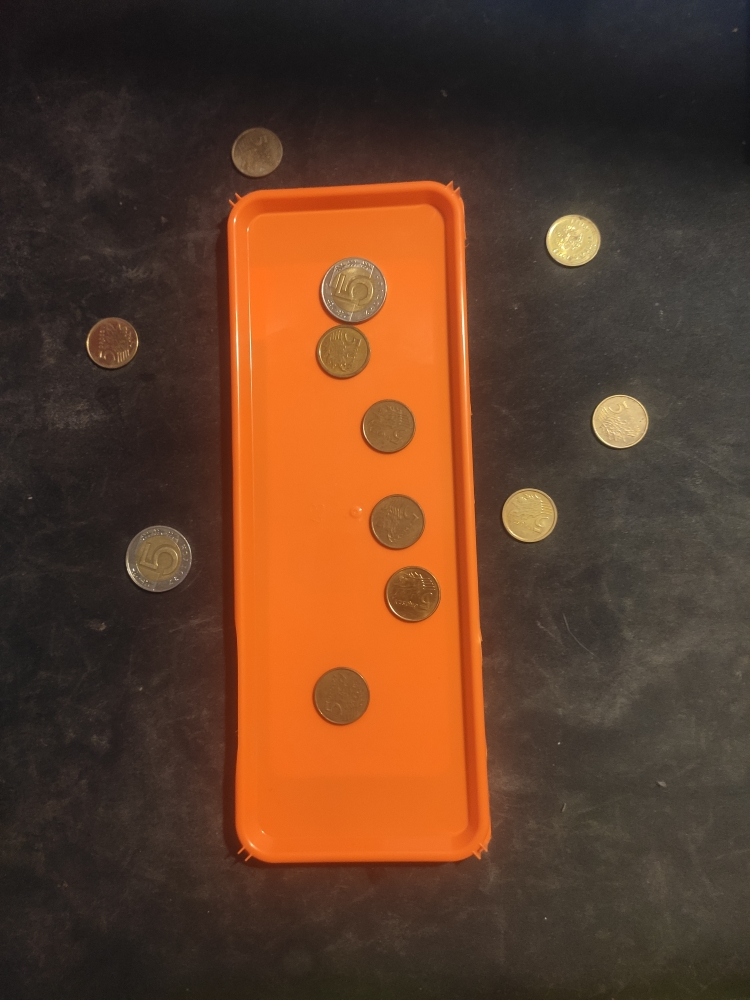
#> input picture projects/project_02/resources/tray4.jpg, 750 x 1000 px
$ jupyter execute --allow-errors task.ipynb   (older library calls are emulated)
#> lines starting #> are read from the running program, lines starting #| are printed output that depends on the picture; after the words box and inside, x2 and y2 are one past the last pixel; in counts of white or black regions, pixels touching at a corner belong together
## Project 2

Coin tray
12 points total

### Program 1

Find and draw contours over each coin in images tray[1-8.jpg].
Count (and display) how many coins are:
1. Large and inside the tray
2. Large and outside of the tray
3. Small and inside the tray
4. Small and outside of the tray

Calculate and display the area of the tray.

Figure 1: Example output of Program 1 (image tray2.jpg)
Grading
- 2 points - Finding the contour of the tray and calculating its area.
- 4 points - Use of Hough transform to find as many coins as possible∗
- 1 point - Differentiating coins inside and outside of the tray.
- 1 point - Differentiating small and large coins.
- up to 4 points - Tuning the algorithm to work correctly on all images

12 points total.

loading image from disk

[cell 1]
import cv2 as cv
import sys

import numpy as np
from matplotlib import pyplot as plt

def get_original_image():
    image = cv.imread(cv.samples.findFile("resources/tray4.jpg"))
#> image is the input picture: shape (1000, 750, 3); mean B, G, R 40.6, 61.5, 95.5

    if image is None:
        sys.exit("Could not read the image.")

    return image

original_image_with_hough_alg = get_original_image()

converted_for_display = cv.cvtColor(original_image_with_hough_alg, cv.COLOR_BGR2RGB)

plt.imshow(converted_for_display)

conversion to hsv for easier processing

[cell 2]
img = cv.cvtColor(original_image_with_hough_alg, cv.COLOR_BGR2HSV)
#> img: shape (1000, 750, 3); mean H, S, V 24.1, 100.2, 95.8
plt.imshow(img)

apply filtering mask

[cell 3]
red = np.uint8([[[255,0,0 ]]])
hsv_red = cv.cvtColor(red, cv.COLOR_BGR2HSV)
print("basic red color code in hsv, for reference " + str(hsv_red))

lower_red = np.array([50, 0, 0], np.uint8)
upper_red = np.array([230, 255, 255], np.uint8)

mask = cv.inRange(img, lower_red, upper_red)
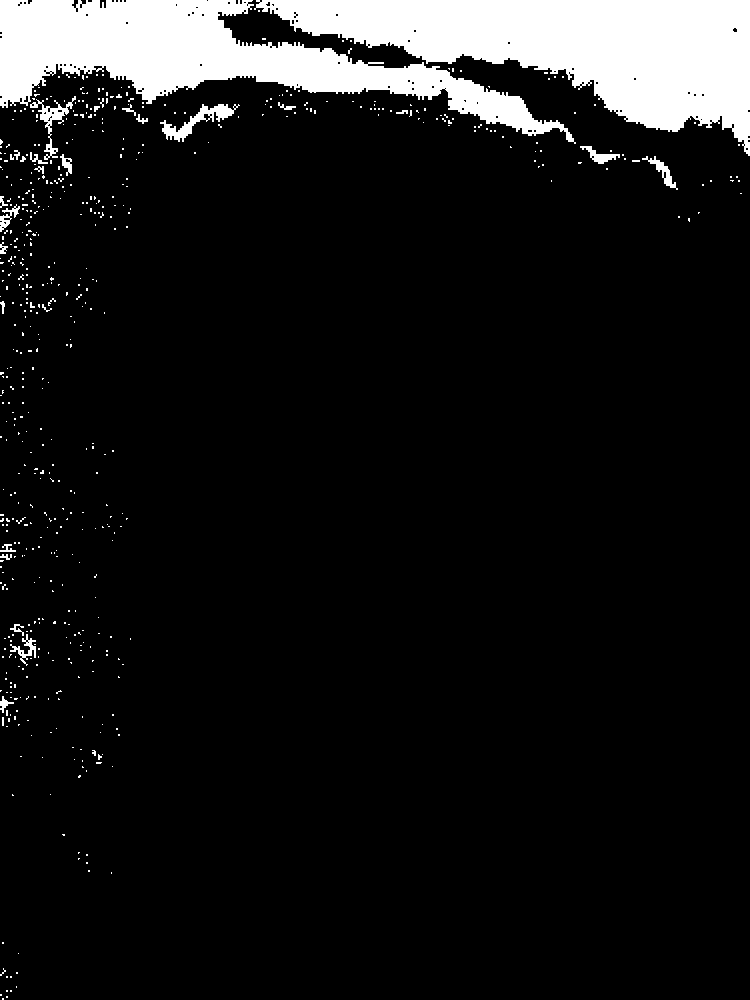
#> mask: shape (1000, 750); 9.6% white; 588 white regions (561 under 20 px), largest, box (x1, y1, x2, y2) and area: (254, 0, 750, 156) 36499, (0, 0, 576, 144) 29860, (160, 104, 240, 142) 842
mask_inv = cv.bitwise_not(mask)

img = cv.bitwise_and(img, img, mask=mask_inv)
#> img: shape (1000, 750, 3); mean H, S, V 10.4, 97.1, 92.6

plt.imshow(mask)
plt.imshow(img)

casting to gray scale and blurring

[cell 4]
img_as_bgr = cv.cvtColor(img, cv.COLOR_HSV2BGR)
img_as_grey = cv.cvtColor(img_as_bgr, cv.COLOR_BGR2GRAY)
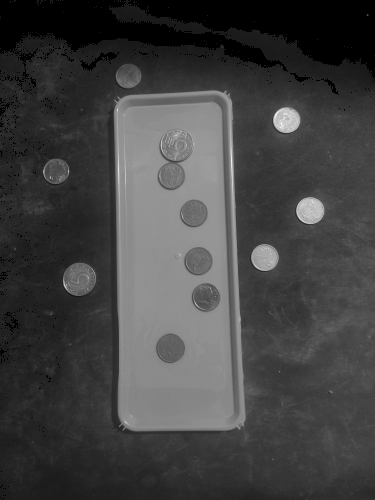
#> img_as_grey: shape (1000, 750) (shown at 1/2 size); min 0, max 252, mean 66.1
ret, img_with_threshold = cv.threshold(img_as_grey, 100, 255, 0)
#> img_with_threshold: shape (1000, 750); 21.5% white; 198 white regions (183 under 20 px), largest, box (x1, y1, x2, y2) and area: (228, 181, 492, 863) 150569, (592, 394, 649, 448) 2392, (502, 488, 558, 542) 2335

blurred_image = cv.GaussianBlur(img_with_threshold,(5,5),0)

plt.imshow(blurred_image)

find edges

[cell 5]
edges = cv.Canny(blurred_image,20,255)
#> edges: shape (1000, 750); 1.3% white in thin lines or dots, all inside (x1, y1, x2, y2) = (28, 142, 740, 920)

kernel = np.ones((3,3),np.uint8)
dilated_edges = cv.dilate(edges,kernel,iterations = 4)
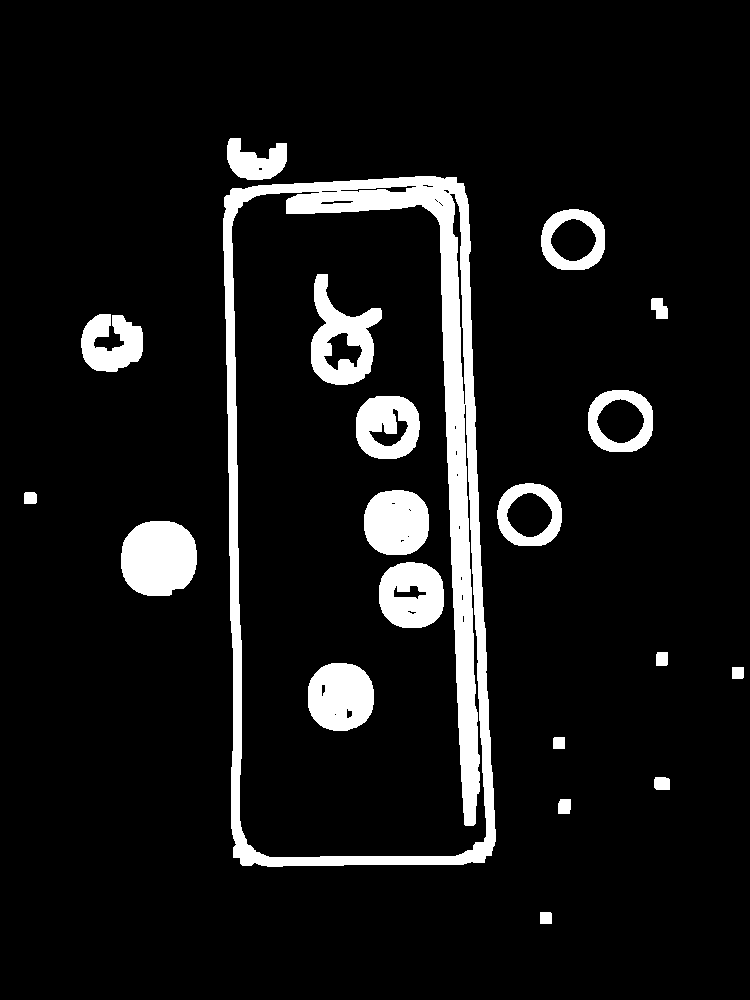
#> dilated_edges: shape (1000, 750); 8.7% white; 20 white regions
edges = dilated_edges

plt.imshow(edges)

find contours

[cell 6]
contours, hierarchy = cv.findContours(edges, cv.RETR_TREE, cv.CHAIN_APPROX_SIMPLE)
#> contours = 57 contours, 23 with area under 20; largest, box (x1, y1, x2, y2) and area: (223, 176, 496, 867) 171049, (231, 191, 487, 858) 140478, (121, 521, 197, 596) 4598, (311, 274, 382, 385) 4404, (308, 663, 374, 731) 3611
original_image_with_contours = get_original_image()
cv.drawContours(original_image_with_contours, contours, -1, (0,255,0), 3)
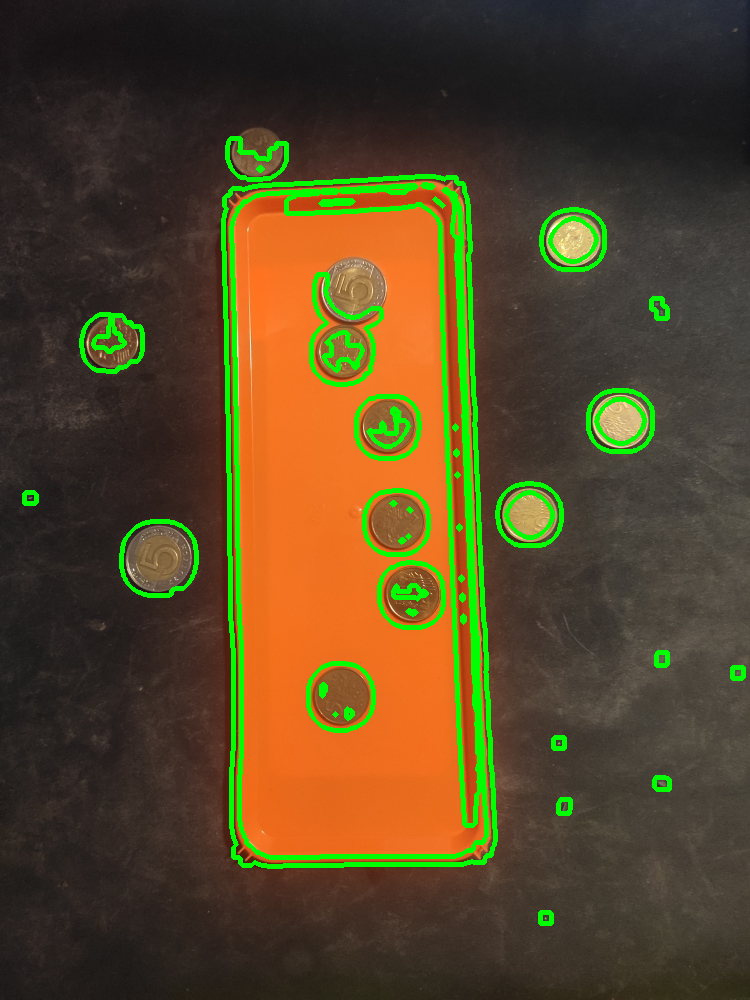
#> original_image_with_contours: shape (1000, 750, 3); 5.68% of pixels changed, all inside (x1, y1, x2, y2) = (22, 136, 746, 926)
plt.imshow(original_image_with_contours)

filter pixel-sized contours

[cell 7]
contour_areas = [cv.contourArea(cnt) for cnt in contours]
#> contour_areas = 57 values, max 171049 at index 16, min 2 at index 24, mean 6258.7

filtered_contours = []

for contour, area in zip(contours, contour_areas):
    if area > 300:
        filtered_contours.append(contour)
#> this loop made 57 passes
#> area on passes 1 to 8: 120.5, 159.5, 172.5, 120.5, 120.5, 141, 4598, 129
#> after the loop, filtered_contours = 19 contours; largest, box (x1, y1, x2, y2) and area: (223, 176, 496, 867) 171049, (231, 191, 487, 858) 140478, (121, 521, 197, 596) 4598, (311, 274, 382, 385) 4404, (308, 663, 374, 731) 3611

filtered_contours.sort(key=lambda x: cv.contourArea(x), reverse=True)
filtered_contours_areas = [cv.contourArea(cnt) for cnt in filtered_contours]
#> filtered_contours_areas = [171049, 140478.5, 4598, 4403.5, 3611, 3496, 3452, 3330.5, 3320.5, 3288.5, 3170.5, 2352, 1553.5, 1544, 1502.5, 1430.5, 788.5, 781, 558.5]
print(filtered_contours_areas)
#| [171049.0, 140478.5, 4598.0, 4403.5, 3611.0, 3496.0, 3452.0, 3330.5, 3320.5, 3288.5, 3170.5, 2352.0, 1553.5, 1544.0, 1502.5, 1430.5, 788.5, 781.0, 558.5]

label and count coins

[cell 8]
original_image_with_contours = get_original_image()

# box from 200 000 to 180 000
box_area = lambda area: 180_000 <= area <= 200_000
#> (the rest of this cell did not finish here and is left out)

find circles using Hough algorithm

[cell 9]
min_radius_of_small_nominal_coin: int = 20
max_radius_of_big_nominal_coin: int = 40


circles = cv.HoughCircles(img_with_threshold,
                          cv.HOUGH_GRADIENT,
                          1,
                          minDist=min_radius_of_small_nominal_coin * 2,
                          param1=1,
                          param2=15,
                          minRadius=min_radius_of_small_nominal_coin,
                          maxRadius=max_radius_of_big_nominal_coin)
#> circles = [[156.5, 559.5, 31.4], [396.5, 521.5, 25.2], [411.5, 594.5, 28.1], [340.5, 694.5, 27.3], [620.5, 420.5, 27.9], [386.5, 427.5, 26.4], [528.5, 515.5, 27.2], [574.5, 239.5, 26], [341.5, 350.5, 24.3], [351.5, 292.5, 33.2], [109.5, 344.5, 21.3], [259.5, 149.5, 23.9]]

circles = np.uint16(np.around(circles))
#> circles = [[156, 560, 31], [396, 522, 25], [412, 594, 28], [340, 694, 27], [620, 420, 28], [386, 428, 26], [528, 516, 27], [574, 240, 26], [342, 350, 24], [352, 292, 33], [110, 344, 21], [260, 150, 24]]
print(circles)
#| [[[156 560  31]
#|   [396 522  25]
#|   [412 594  28]
#|   [340 694  27]
#|   [620 420  28]
#|   [386 428  26]
#> (further printed lines are left out)

label circles and count them

[cell 10]
original_image_with_hough_alg = get_original_image()

margin_error: int = 11
is_small_nominal_coin = lambda circle: min_radius_of_small_nominal_coin <= circle[2] <= min_radius_of_small_nominal_coin + margin_error
is_big_nominal_coin = lambda circle: max_radius_of_big_nominal_coin - margin_error <= circle[2] <= max_radius_of_big_nominal_coin

count_of_small_nominal_coins: int = 0
count_of_big_nominal_coins: int = 0

for circle in circles[0,:]:
    if is_small_nominal_coin(circle):
        cv.circle(original_image_with_hough_alg, (circle[0], circle[1]), circle[2], (0, 255, 0), 2)
        count_of_small_nominal_coins += 1
    else:
        if is_big_nominal_coin(circle):
            cv.circle(original_image_with_hough_alg, (circle[0], circle[1]), circle[2], (255, 255, 0), 2)
            count_of_big_nominal_coins += 1
#> this loop made 12 passes
#> (circle, count_of_big_nominal_coins) on pass 10: ([352, 292, 33], 1)
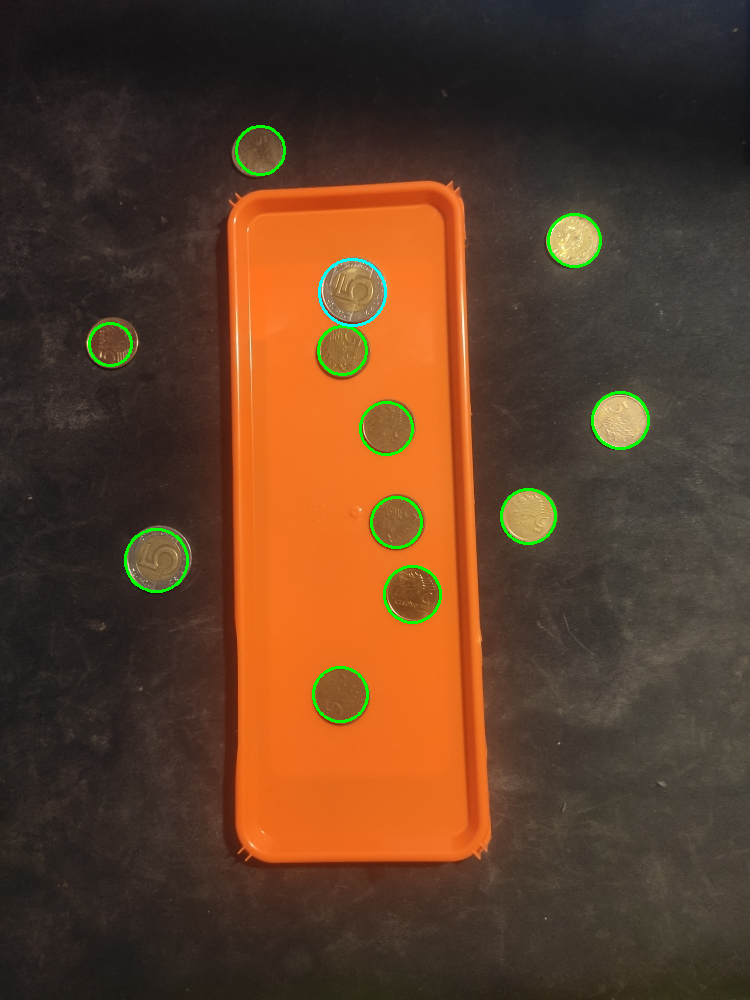
#> original_image_with_hough_alg: shape (1000, 750, 3); 0.82% of pixels changed, all inside (x1, y1, x2, y2) = (88, 125, 650, 723)
#> after the loop, count_of_big_nominal_coins = 1; count_of_small_nominal_coins = 11

draw contour of the box and count coins inside

[cell 11]
box_area = lambda area: 170_000 <= area <= 200_000
box_contour = [contour for contour in filtered_contours if box_area(cv.contourArea(contour))][0]
#> box_contour = contour of 207 points, box (x1, y1, x2, y2) (223, 176, 496, 867), area 171049
#> (the rest of this cell did not finish here and is left out)

$ run again, with projects/project_02/resources/tray1.jpg copied over projects/project_02/resources/tray4.jpg
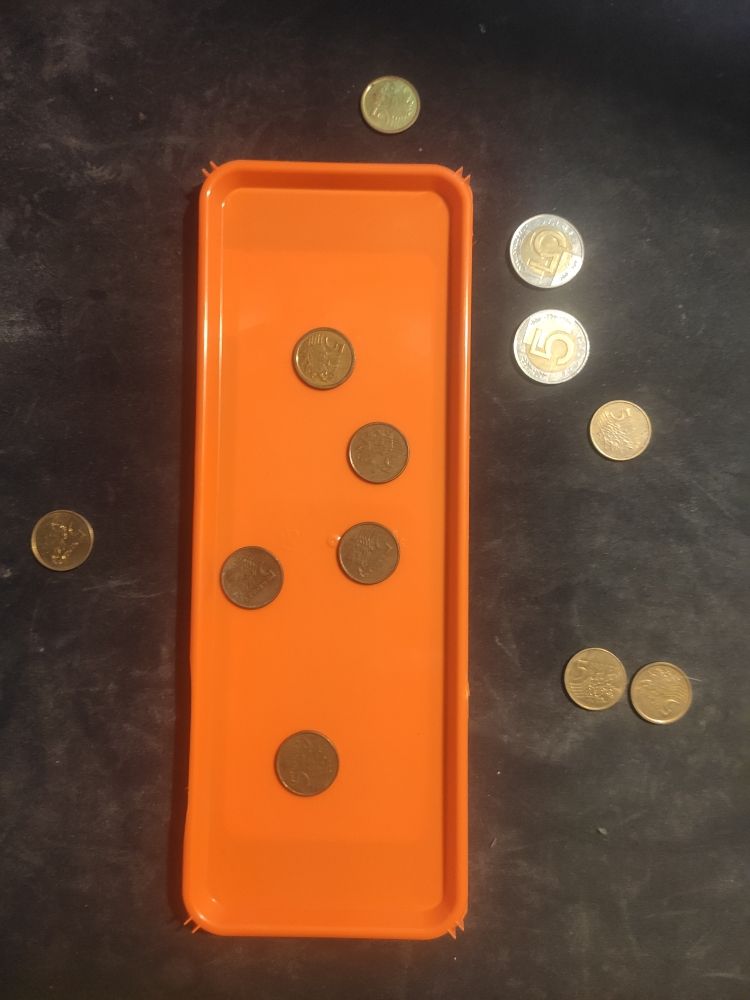
#> input picture projects/project_02/resources/tray1.jpg, 750 x 1000 px
#> in get_original_image, image is the input picture: shape (1000, 750, 3); mean B, G, R 46.1, 73.5, 117.8
#> `mask = cv.inRange(img, lower_red, upper_red)`:
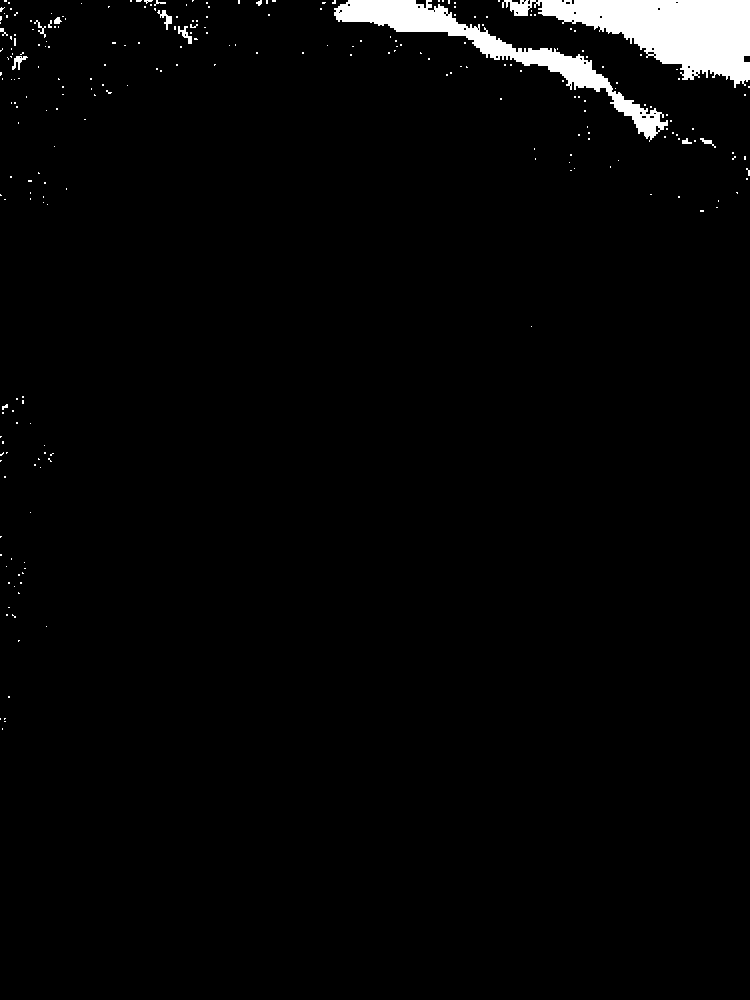
#> mask: shape (1000, 750); 2.6% white; 251 white regions (237 under 20 px), largest, box (x1, y1, x2, y2) and area: (502, 0, 750, 88) 10743, (334, 0, 668, 142) 6990, (157, 10, 172, 30) 110
#> img_with_threshold: shape (1000, 750); 29.3% white; 215 white regions (202 under 20 px), largest, box (x1, y1, x2, y2) and area: (183, 160, 474, 940) 195725, (509, 213, 602, 385) 11612, (564, 648, 629, 710) 3107
#> edges: shape (1000, 750); 1.3% white in thin lines or dots, all inside (x1, y1, x2, y2) = (31, 76, 734, 961)
#> dilated_edges: shape (1000, 750); 9.8% white; 21 white regions
#> contours = 41 contours, 4 with area under 20; largest, box (x1, y1, x2, y2) and area: (178, 155, 481, 944) 222149, (186, 163, 469, 936) 189778, (505, 203, 607, 392) 14724, (513, 217, 593, 380) 9008, (560, 643, 706, 728) 8348
#> contour_areas = 41 values, max 222149 at index 16, min 2 at index 21, mean 11983
#> the loop `for contour, area in zip(contours, contour_areas):` made 41 passes
#> area on passes 1, 2, 3, 4, 6, 7, 8, 9: 128, 120.5, 171, 201.5, 118.5, 8348, 2095, 2139
#> after the loop `for contour, area in zip(contours, contour_areas):`: filtered_contours = 23 contours; largest, box (x1, y1, x2, y2) and area: (178, 155, 481, 944) 222149, (186, 163, 469, 936) 189778, (505, 203, 607, 392) 14724, (513, 217, 593, 380) 9008, (560, 643, 706, 728) 8348
#> filtered_contours_areas = [222149, 189777.5, 14724, 9008.5, 8348, 4466, 4267.5, 4263, 4152.5, 4068.5, 3602, 3244, 2522, 2379.5, 2139, 2095, 2037, 1739, 1366, 947, 940, 782.5, 307]
#| [222149.0, 189777.5, 14724.0, 9008.5, 8348.0, 4466.0, 4267.5, 4263.0, 4152.5, 4068.5, 3602.0, 3244.0, 2522.0, 2379.5, 2139.0, 2095.0, 2037.0, 1739.0, 1366.0, 947.0, 940.0, 782.5, 307.0]
#> box_contours = 1 contour; box (x1, y1, x2, y2) and area: (186, 163, 469, 936) 189778
#> big_nominal_contours = 5 contours; box (x1, y1, x2, y2) and area: (269, 726, 343, 802) 4466, (331, 517, 404, 590) 4268, (215, 542, 287, 615) 4263, (341, 418, 413, 489) 4152, (585, 395, 657, 464) 4068
#> number_of_big_nominal_coins = 5
#> small_nominal_contours = 7 contours; box (x1, y1, x2, y2) and area: (357, 72, 424, 137) 3602, (255, 169, 415, 194) 3244, (27, 507, 98, 573) 2522, (287, 324, 358, 396) 2380, (568, 651, 623, 706) 2139, (635, 666, 690, 720) 2095, (594, 404, 649, 456) 2037
#> number_of_small_nominal_coins = 7
#> `circles = cv.HoughCircles(img_with_threshold, cv.HOUGH_GRADIENT, 1, mi..`: circles = [[305.5, 764.5, 32.1], [376.5, 452.5, 31.1], [366.5, 551.5, 30], [321.5, 358.5, 30.8], [388.5, 103.5, 27.9], [251.5, 576.5, 30.3], [660.5, 691.5, 30.1], [619.5, 427.5, 28.8], [599.5, 672.5, 38], [70.5, 537.5, 36]]
#> `circles = np.uint16(np.around(circles))`: circles = [[306, 764, 32], [376, 452, 31], [366, 552, 30], [322, 358, 31], [388, 104, 28], [252, 576, 30], [660, 692, 30], [620, 428, 29], [600, 672, 38], [70, 538, 36]]
#| [[[306 764  32]
#|   [376 452  31]
#|   [366 552  30]
#|   [322 358  31]
#|   [388 104  28]
#|   [252 576  30]
#> (further printed lines are left out)
#> the loop `for circle in circles[0,:]:` made 10 passes
#> after the loop `for circle in circles[0,:]:`: count_of_big_nominal_coins = 3; count_of_small_nominal_coins = 7
#> box_contour = contour of 332 points, box (x1, y1, x2, y2) (186, 163, 469, 936), area 189778
#> the loop `for circle in circles[0,:]:` made 10 passes
#> (printed output is left out)
#> after the loop `for circle in circles[0,:]:`:
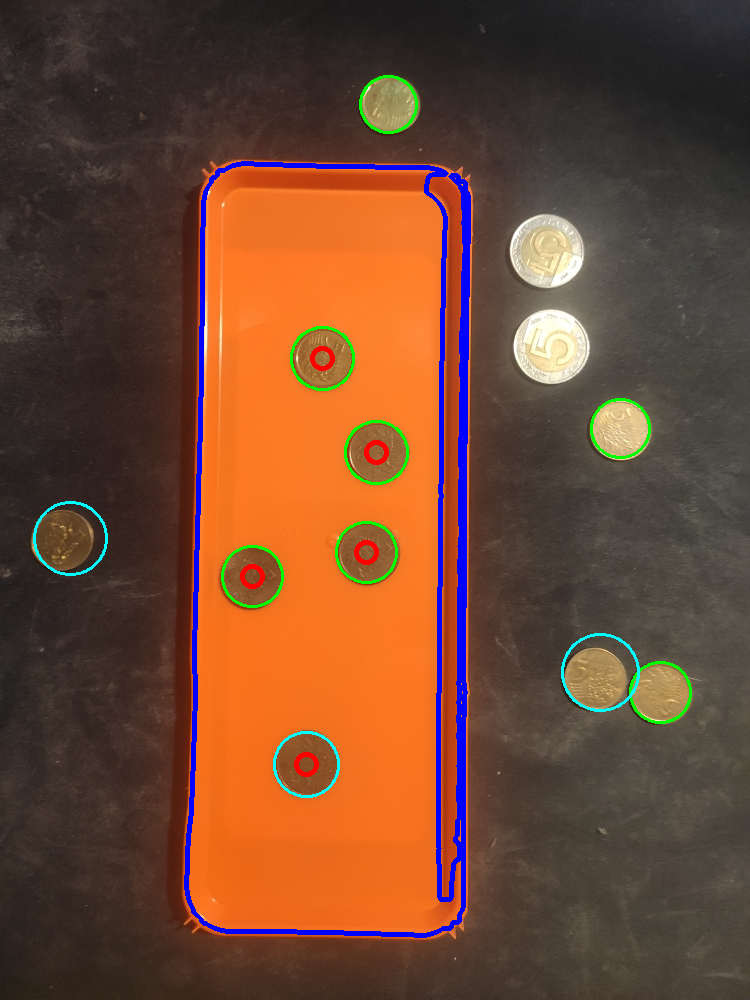
#> original_image_with_hough_alg: shape (1000, 750, 3); mean B, G, R 51, 72, 111.6
